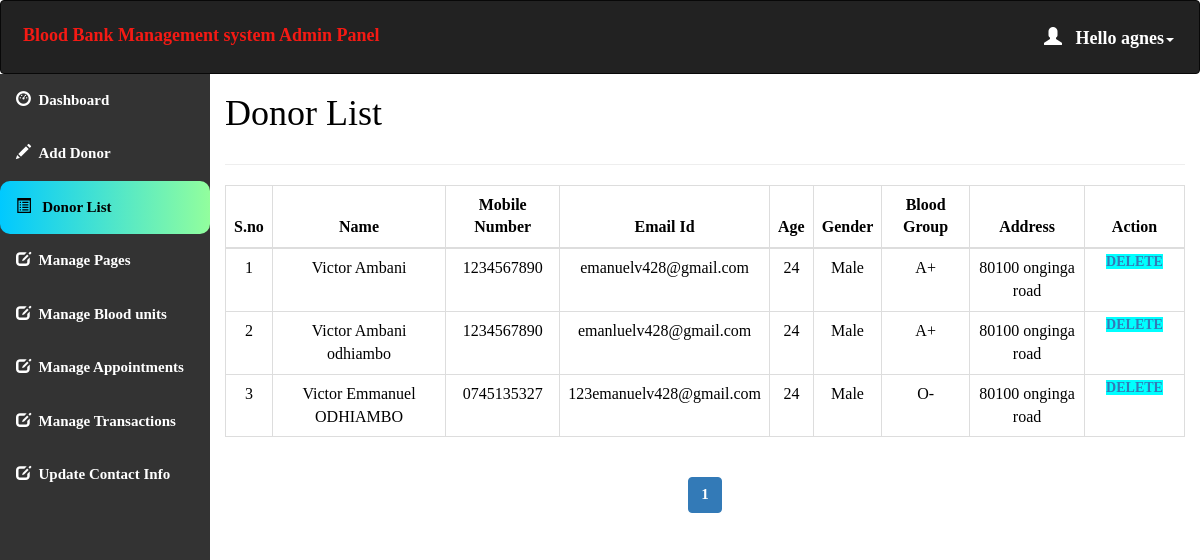
/admin/donor_list.php (signed in), run on the app's committed database.
### tables this page shows
CREATE TABLE `donor_details` (
  `donor_id` int(11) NOT NULL,
  `donor_name` varchar(50) NOT NULL,
  `donor_number` varchar(10) NOT NULL,
  `donor_mail` varchar(50) DEFAULT NULL,
  `donor_age` int(60) NOT NULL,
  `donor_gender` varchar(10) NOT NULL,
  `donor_blood` varchar(10) NOT NULL,
  `donor_address` varchar(100) NOT NULL,
  `donation_date` date DEFAULT NULL,
  `expiry_date` date DEFAULT NULL,
  `status` varchar(255) DEFAULT NULL
);

CREATE TABLE `blood` (
  `blood_id` int(11) NOT NULL,
  `blood_group` varchar(10) NOT NULL
);

### admin/donor_list.php (the view, shortened to what this page needs)
<html>
<head>
  <link rel="stylesheet" href="https://maxcdn.bootstrapcdn.com/bootstrap/3.4.1/css/bootstrap.min.css">
</head>
<?php
include 'conn.php';
  if (isset($_SESSION['loggedin']) && $_SESSION['loggedin'] == true) {
  ?>
<body style="color:black">
<div id="header">
<?php include 'header.php';
?>
</div>
<div id="sidebar">
<?php $active="list"; include 'sidebar.php'; ?>
</div>
<div id="content" >
  <div class="content-wrapper">
    <div class="container-fluid">
      <div class="row">
        <div class="col-md-12 lg-12 sm-12">
          <h1 class="page-title">Donor List</h1>
        </div>
      </div>
      <hr>
      <?php
        include 'conn.php';
        $limit = 10;
        if(isset($_GET['page'])){
          $page = $_GET['page'];
        }else{
          $page = 1;
        }
        $offset = ($page - 1) * $limit;
        $count=$offset+1;
        $sql= "select * from donor_details join blood where donor_details.donor_blood=blood.blood_id LIMIT {$offset},{$limit}";
        $result=mysqli_query($conn,$sql);
        if(mysqli_num_rows($result)>0)   {
       ?>
       <div class="table-responsive">
      <table class="table table-bordered" style="text-align:center">
          <thead style="text-align:center">
          <th style="text-align:center">S.no</th>
          <th style="text-align:center">Name</th>
          <th style="text-align:center">Mobile Number</th>
          <th style="text-align:center">Email Id</th>
          <th style="text-align:center">Age</th>
          <th style="text-align:center">Gender</th>
          <th style="text-align:center">Blood Group</th>
          <th style="text-align:center">Address</th>
          <th style="text-align:center">Action</th>
          </thead>
          <tbody>
            <?php
            while($row = mysqli_fetch_assoc($result)) { ?>
          <tr>
                  <td><?php echo $count++; ?></td>
                  <td><?php echo $row['donor_name']; ?></td>
                  <td><?php echo $row['donor_number']; ?></td>
                  <td><?php echo $row['donor_mail']; ?></td>
                  <td><?php echo $row['donor_age']; ?></td>
                  <td><?php echo $row['donor_gender']; ?></td>
                    <td><?php echo $row['blood_group']; ?></td>
                    <td><?php echo $row['donor_address']; ?></td>
                    <td id="he" style="width:100px">
                    <a style="background-color:aqua" href='delete.php?id=<?php echo $row['donor_id']; ?>'> Delete </a>
                </td>
              </tr>
            <?php } ?>
          </tbody>
      </table>
    </div>
    <?php } ?>
<div class="table-responsive"style="text-align:center;align:center">
    <?php
    $sql1 = "SELECT * FROM donor_details";
    $result1 = mysqli_query($conn, $sql1) or die("Query Failed.");
    if(mysqli_num_rows($result1) > 0){
      $total_records = mysqli_num_rows($result1);
      $total_page = ceil($total_records / $limit);
      echo '<ul class="pagination admin-pagination">';
      for($i = 1; $i <= $total_page; $i++){
        if($i == $page){
          $active = "active";
        }else{
          $active = "";
        }
        echo '<li class="'.$active.'"><a href="donor_list.php?page='.$i.'">'.$i.'</a></li>';
      }
      echo '</ul>';
    }
    ?>
  </div>
  </div>
</div>
</div>
   <?php }
    ?>
</body>
</html>

### admin/header.php (shortened to what this page needs)
<!DOCTYPE html>
<html>
<head>
  <link rel="stylesheet" href="https://maxcdn.bootstrapcdn.com/bootstrap/3.4.1/css/bootstrap.min.css">
</head>
<body>
<nav class="navbar navbar-inverse">
  <div class="container-fluid">
    <div class="navbar-header">
      <a class="navbar-brand" id="qq" href="dashboard.php" style="color:#F51A14;">Blood Bank Management system Admin Panel</a>
    </div>
    <ul class="nav navbar-nav navbar-right">
      <li class="dropdown"><a class="dropdown-toggle" id="qw" data-toggle="dropdown" href="#" style="font-weight:bold;color:white "> <span class="glyphicon glyphicon-user"></span>&nbsp&nbsp
        <?php
        include 'conn.php';
        $username=$_SESSION['username'];
        $sql="select * from admin_info where admin_username='$username'";
        $result=mysqli_query($conn,$sql) or die("query failed.");
        $row=mysqli_fetch_assoc($result);
        echo "Hello ".$row['admin_name'];
       ?><span class="caret"></span></a>
    </li>
    </ul>
  </div>
</nav>
</body></html>

### admin/donor_list.php (style rules this page uses)
#sidebar { position:relative;margin-top:-20px }
#content { position:relative;margin-left:210px }
#he { font-size: 14px; font-weight: 600; text-transform: uppercase; padding: 3px 7px; color: #fff; text-decoration: none; border-radius: 3px; align:center }

### admin/header.php (style rules this page uses)
.navbar { background-color: #333333 ; padding: 10px 10px; color:#FF0404 ; }
.navbar a { float: left; color: white; text-align: center; padding: 12px; text-decoration: none; font-size: 18px; line-height: 25px; }
.navbar-brand { font-size: 25px; font-weight: bold; }
.navbar a { float: none; display: block; text-align: left; }
.navbar-right { float: none; }

### admin/sidebar.php (style rules this page uses)
body { margin: 0; font-family: 'Averia Gruesa Libre';font-size: 15px; color:#F8F9F9; }

### data on the page
donor_details: donor_name "Victor Ambani", donor_number "1234567890", donor_mail "emanuelv428@gmail.com", donor_age "24", donor_gender "Male", blood.blood_group "A+", donor_address "80100 onginga road"
donor_details: donor_name "Victor Ambani odhiambo", donor_number "1234567890", donor_mail "emanluelv428@gmail.com", donor_age "24", donor_gender "Male", blood.blood_group "A+", donor_address "80100 onginga road"
donor_details: donor_name "Victor Emmanuel ODHIAMBO", donor_number "0745135327", donor_mail "123emanuelv428@gmail.com", donor_age "24", donor_gender "Male", blood.blood_group "O-", donor_address "80100 onginga road"

### other printed values
$row['admin_name'] "agnes"
